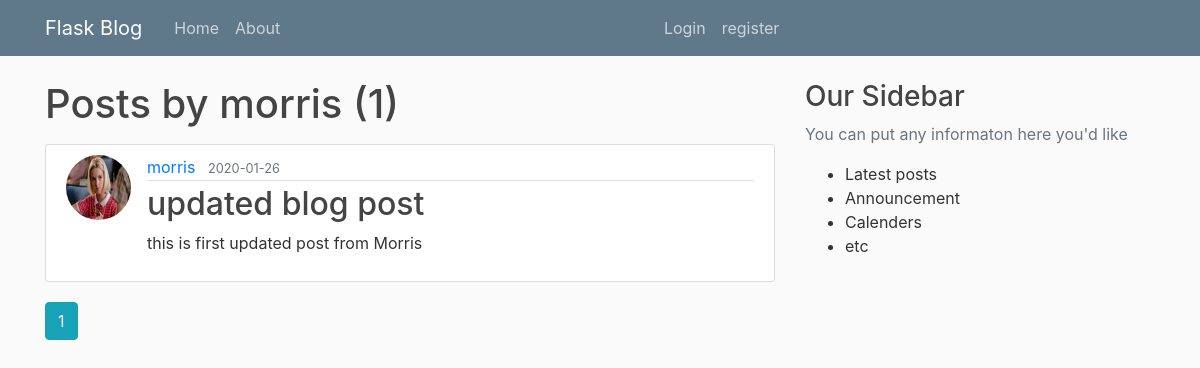
Page /user/morris on the earlier database version.
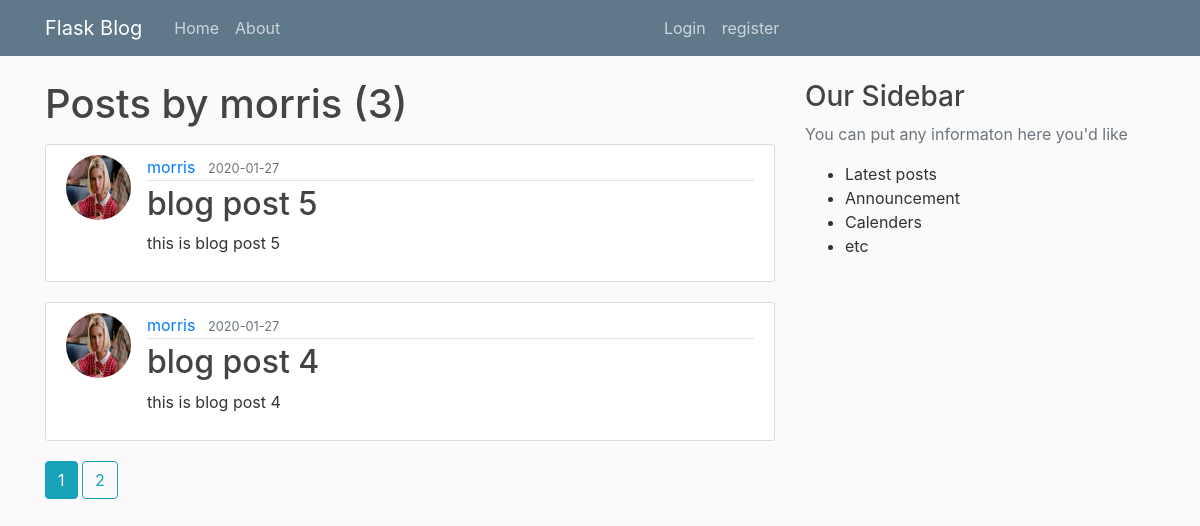
Same page on the later database version.
### flaskblog/models.py (models this page shows, shortened)
class User(db.Model , UserMixin):
    id = db.Column(db.Integer,primary_key=True)
    username = db.Column(db.String(20),unique=True,nullable=False)
    email = db.Column(db.String(120),unique=True,nullable=False)
    image_file = db.Column(db.String(20),nullable=False,default='default.jpg')
    password = db.Column(db.String(60) , nullable=False)
    posts = db.relationship('Post', backref='author', lazy=True)

class Post(db.Model):
    id = db.Column(db.Integer, primary_key=True)
    title  = db.Column(db.String(20), nullable=False)
    date_posted = db.Column(db.DateTime, nullable=False, default=datetime.utcnow)
    content = db.Column(db.Text, nullable=False)
    user_id = db.Column(db.Integer,db.ForeignKey('user.id'), nullable=False)

### flaskblog/routes.py (the view)
@app.route('/user/<string:username>')
def user_posts(username):
    page = request.args.get('page',1,type=int)
    user = User.query.filter_by(username=username).first_or_404()
    posts = Post.query.filter_by(author=user)\
        .order_by(Post.date_posted.desc())\
        .paginate(page,per_page=2)
    return render_template('user_posts.html', posts=posts, user=user )

### flaskblog/templates/user_posts.html
{% extends 'layout.html' %}
{% block content %}
       <h1 class="mb-3"> Posts by {{ user.username }} ({{ posts.total }}) </h1>
       {% for post in posts.items %}
       <article class="media content-section">
        <img src="{{url_for('static',filename='profile_Pics/' + post.author.image_file)}}" alt="" class="rounded-circle article-img">
        <div class="media-body">
          <div class="article-metadata">
            <a class="mr-2" href="{{url_for('user_posts',username=post.author.username )}}">{{ post.author.username }}</a>
            <small class="text-muted">{{ post.date_posted.strftime('%Y-%m-%d') }}</small>
          </div>
          <h2><a class="article-title" href="{{url_for('post', post_id = post.id )}}">{{ post.title }}</a></h2>
          <p class="article-content">{{ post.content }}</p>
        </div>
      </article>
       {% endfor %}
       {% for page_num in posts.iter_pages(left_edge=1,right_edge=1,left_current=1,right_current=2) %}
          {% if page_num %}
              {% if posts.page == page_num  %}
                 <a class="btn btn-info mb-4" href="{{ url_for('user_posts',username=user.username, page = page_num ) }}">{{ page_num }}</a>
               {% else %}
                 <a class="btn btn-outline-info mb-4" href="{{ url_for('user_posts',username=user.username, page = page_num ) }}">{{ page_num }}</a>
              {% endif %}
          {% else %}
             ...
          {% endif %}
       {% endfor %}
 {% endblock content %}

### flaskblog/templates/layout.html (shortened to what this page needs)
<!DOCTYPE html>
<html>
    <head>
        <link rel="stylesheet" href="https://stackpath.bootstrapcdn.com/bootstrap/4.4.1/css/bootstrap.min.css">
        <link rel="stylesheet" href="{{ url_for('static',filename='main.css') }}">
    </head>
    <body>
        <header class="site-header">
            <nav class="navbar navbar-expand-md navbar-dark bg-steel fixed-top">
                <div class="container">
                    <a class="navbar-brand mr-4" href="/">Flask Blog</a>
                    <div class="collapse navbar-collapse" id="navbarToggle">
                      <div class="navbar-nav mr-auto">
                        <a class="nav-item nav-link" href="{{url_for('home')}}">Home</a>
                        <a class="nav-item nav-link" href="{{url_for('about')}}">About</a>
                      </div>
                      <div class="navbar-nav mr-auto">
                          {% if current_user.is_authenticated  %}
                            <a class="nav-item nav-link" href="{{url_for('new_post')}}">New Post</a>
                            <a class="nav-item nav-link" href="{{url_for('account')}}">Account</a>
                            <a class="nav-item nav-link" href="{{url_for('logout')}}">Logout</a>
                          {%else%}
                            <a class="nav-item nav-link" href="{{url_for('login')}}">Login</a>
                            <a class="nav-item nav-link" href="{{url_for('register')}}">register</a>
                          {%endif%}
                      </div>
                    </div>
                </div>
              </nav>
        </header>
        <main role="main" class="container">
            <div class="row">
                <div class="col-md-8">
                    {% block content %}
                    {% endblock %}
                </div>
                <div class="col-md-4">
                    <div class="contetnt-section">
                        <h3>Our Sidebar</h3>
                        <p class="text-muted">
                            You can put any informaton here you'd like
                            <ul>
                                <li>Latest posts</li>
                                <li>Announcement</li>
                                <li>Calenders</li>
                                <li>etc</li>
                            </ul>
                        </p>
                    </div>
                </div>
            </div>
        </main>
    </body>
</html>

### flaskblog/static/main.css (style rules this page uses)
body { background: #fafafa; color: #333333; margin-top: 5rem; }
h1, h2, h3, h4, h5, h6 { color: #444444; }
.bg-steel { background-color: #5f788a; }
.site-header .navbar-nav .nav-link { color: #cbd5db; }
.content-section { background: #ffffff; padding: 10px 20px; border: 1px solid #dddddd; border-radius: 3px; margin-bottom: 20px; }
.article-title { color: #444444; }
.article-content { white-space: pre-line; }
.article-img { height: 65px; width: 65px; margin-right: 16px; }
.article-metadata { padding-bottom: 1px; margin-bottom: 4px; border-bottom: 1px solid #e3e3e3 }

Differences in the rows shown:
no longer on this page (row edited): Post: image_file (picture), author.username "morris", date_posted "2020-01-26", title "updated blog post", content "this is first updated post from Morris"
added Post: image_file (picture), author.username "morris", date_posted "2020-01-27", title "blog post 5", content "this is blog post 5"
added Post: image_file (picture), author.username "morris", date_posted "2020-01-27", title "blog post 4", content "this is blog post 4"
Other differences:
{{ posts.total }}: "1" → "3"
new list line: "2"
